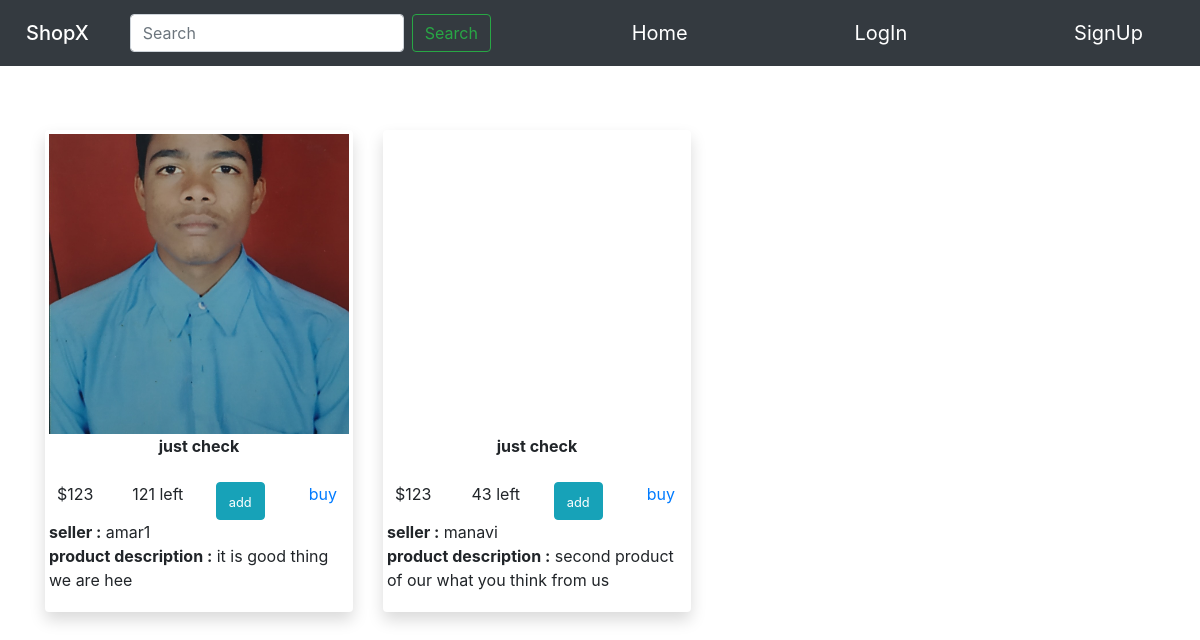
The page / on the database its author committed.
### accounts/models.py (models this page shows, shortened)
class ItemModel(models.Model):
    seller = models.ForeignKey(User,on_delete=models.CASCADE)
    quantity = models.IntegerField(default=0)
    price = models.CharField(max_length=500)
    picture = models.ImageField(upload_to = 'img/seller')
    item_name = models.CharField(max_length=500)
    item_description = models.CharField(max_length=1000)
    post_on = models.DateTimeField(auto_now_add=timezone.now())

class User(AbstractUser):
    is_buyer = models.BooleanField(default=False)
    is_seller = models.BooleanField(default=False)
    def __str__(self):
        return self.username

### accounts/views.py (the view)
# urls.py: path('',views.ProductListView.as_view(),name="home"),
class ProductListView(generic.ListView):
    model = ItemModel

### templates/accounts/itemmodel_list.html (shortened to what this page needs)
{% extends 'base.html' %}
{% load shopx_tags %}
{% block content %}
<div style="margin-top: 10%;" class="container">
    <div class="row d-flex align-content-center flex-wrap">
        {% for item in itemmodel_list %}
        <div class=" col-3" data-catid="{{item.id}}" style="max-width: fit-content;margin-top:10px"  >
            <div style="height: 100%;background-color:#f0f0f5;" class="shadow p-1 mb-3 bg-white rounded" >
            <div style="background: url('{{item.picture.url}}') 100% 100% no-repeat;  background-size: cover;height:300px;width: 300px;">
            </div>
                <div style="text-align: center;font-weight:bolder;">
                    {{item.item_name}}
                </div> <br>
                <div class="row" style="text-align: center;">
                    <div class="col">
                        ${{item.price}}
                    </div>
                    <div class="col">
                        {{item.quantity}} left
                    </div>
                    <div class="col">
                        {% if request.user.is_authenticated %}
                        {% is_cart item.id request.user as cart_or_not %}
                        {% if  cart_or_not %}
                        <span class="add_cart" item_id="{{item.id}}"><button class="btn btn-info"><small id="add{{item.id}}">added</small> </button></span>
                        {% else %}
                        <span class="add_cart" item_id="{{item.id}}"><button class="btn btn-info"><small id="add{{item.id}}">add</small> </button></span>
                        {% endif %}
                        {% else %}
                        <a href="{% url 'accounts:login' %}"><button class="btn btn-info"><small id="add{{item.id}}">add</small> </button></a>
                        {% endif %}
                    </div>
                    <div class="col">
                    <a href="{% url 'accounts:buy' item.id %}">buy</a>
                    </div>
                </div>
                <div class="more_info{{item.id}}">
                    <span style="font-weight: bold;"> seller :</span>
                    {{item.seller}} <br>
                    <span style="font-weight: bold;">product description :</span>
                    {{item.item_description}}
                </div>
            </div>
        </div>
        {% empty %}
        <div>
           Opps! we don't have any product now ...
        </div>
        {% endfor  %}
    </div>
</div>
{% endblock %}

### templates/base.html (shortened to what this page needs)
<!DOCTYPE html>
{% load static %}
<html>
  <head>
    <link rel="stylesheet" href="https://stackpath.bootstrapcdn.com/bootstrap/4.4.1/css/bootstrap.min.css">
    <link rel="stylesheet"  href="{% static 'style.css' %}">
  </head>
  <body>
      <nav class="navbar fixed-top navbar-expand-lg navbar-dark bg-dark">
        <a class="nav_item navbar-brand mb-0 h1 " href="#">
          ShopX
        </a>
        <div class="container">
          <div style="text-align:center;">
            <div>
              <form  id="search" class="form-inline">
                <input id="query" style="max-width:500px" class="form-control mr-sm-2" type="search" placeholder="Search" aria-label="Search">
                <button class="btn btn-outline-success my-2 my-sm-0" type="submit">Search</button>
              </form>
            </div>
          </div>
          {% if request.user.is_authenticated %}
          <a  class="nav_item navbar-brand " href="{% url 'accounts:home' %}">
           Home
          </a>
          {% if request.user.is_seller == True %}
          <a  class="nav_item navbar-brand " href="{% url 'accounts:sellerview' %}">
            DashBoard
          </a>
          {% else %}
          <a  class="nav_item navbar-brand " href="{% url 'accounts:buyerview' %}">
            DashBoard
          </a>
          {% endif %}
          <a  class="nav_item navbar-brand " href="{% url 'accounts:logout' %}">
            LogOut
          </a>
          {% else %}
          <a  class="nav_item navbar-brand" href="{% url 'accounts:home' %}">
            Home
          </a>
          <a  class="nav_item navbar-brand" href="{% url 'accounts:login' %}">
            LogIn
          </a>
          <a  class="nav_item navbar-brand " onclick="Signup()" >
            SignUp
          </a>
          {% endif %}
      </div>
     </nav>
     <div id="inner" >
      {% block content %}
      {% endblock %}
</div>
</body>
</html>

### static/style.css (style rules this page uses)
.nav_item { padding: 10px 10px 10px 10px; cursor: pointer; }

### rows shown on the page
ItemModel: picture (picture), item_name "just check", price "123", quantity "121", seller "amar1", item_description "it is good thing we are hee"
ItemModel: item_name "just check", price "123", quantity "43", seller "manavi", item_description "second product of our what you think from us"
